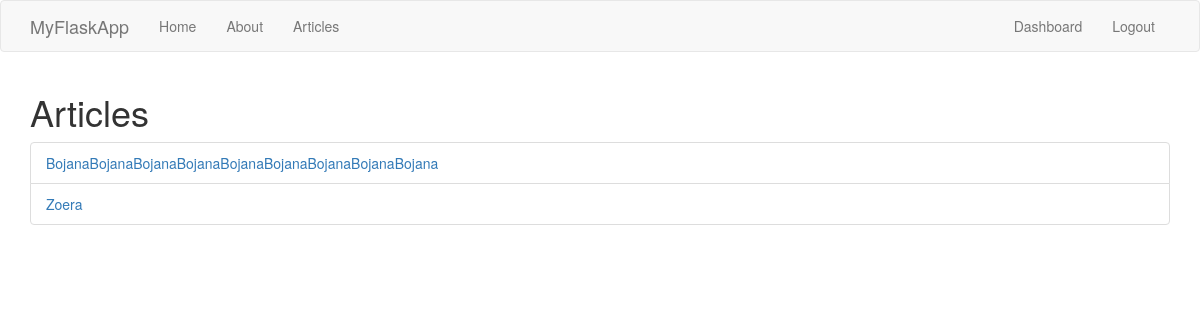
/articles (signed in), run on the app's committed database.
### app.py (models this page shows, shortened)
class Article(db.Model):
    __tablename__ = 'article'  # Explicitly specify the table name
    id = db.Column(db.Integer, primary_key=True)
    title = db.Column(db.String(255))
    body = db.Column(db.Text)
    author = db.Column(db.String(255))
    create_date = db.Column(db.DateTime, default=datetime.utcnow)

### app.py (the view)
@app.route('/articles')
@is_logged_in  # Ensure user is logged in
def articles():
    if 'username' in session:
        articles = Article.query.filter_by(author=session['username']).all()
        if len(articles) > 0:  # Check if articles list is not empty
            return render_template('articles.html', articles=articles)
        else:
            msg = "No Articles Found"
            return render_template('articles.html', msg=msg)
    else:
        flash('Unauthorized. Please login.', 'danger')
        return redirect(url_for('login'))

### app.py (called while the page is built)
def is_logged_in(f):
    @wraps(f)
    def wrap(*args, **kwargs):
        if 'logged_in' in session:
            return f(*args, **kwargs)
        else:
            flash("Unauthorized, Please login", "danger")
            return redirect(url_for("login"))
    return wrap

### templates/articles.html
{% extends 'layout.html' %}
{% block body %}
  <h1>Articles</h1>
  <ul class="list-group">
    {% for article in articles %}
      <li class="list-group-item"><a href="article/{{article.id}}">{{article.title}}</a></li>
    {% endfor %}
  </ul>
{% endblock %}

### templates/layout.html (shortened to what this page needs)
<!DOCTYPE html>
<html>
  <head>
    <link rel="stylesheet" href="https://maxcdn.bootstrapcdn.com/bootstrap/3.3.7/css/bootstrap.min.css">
  </head>
  <body>
    {% include 'includes/_navbar.html' %}
    <div class="container">
      {% block body %}{% endblock %}
    </div>
  </body>
</html>

### templates/includes/_navbar.html (shortened to what this page needs)
<nav class="navbar navbar-default">
    <div class="container">
      <div class="navbar-header">
        <a class="navbar-brand" href="/">MyFlaskApp</a>
      </div>
      <div id="navbar" class="collapse navbar-collapse">
        <ul class="nav navbar-nav">
          <li><a href="/home">Home</a></li>
          <li><a href="/about">About</a></li>
          <li><a href="/articles">Articles</a></li>
        </ul>
        <ul class="nav navbar-nav navbar-right">
          {% if session.logged_in %}
            <li><a href="/dashboard">Dashboard</a></li>
            <li><a href="/logout">Logout</a></li>
          {% else %}
            <li><a href="/register">Register</a></li>
            <li><a href="/login">Login</a></li>
          {% endif %}
        </ul>
      </div>
    </div>
  </nav>

### data on the page
Article: title "BojanaBojanaBojanaBojanaBojanaBojanaBojanaBojanaBojana"
Article: title "Zoera"
